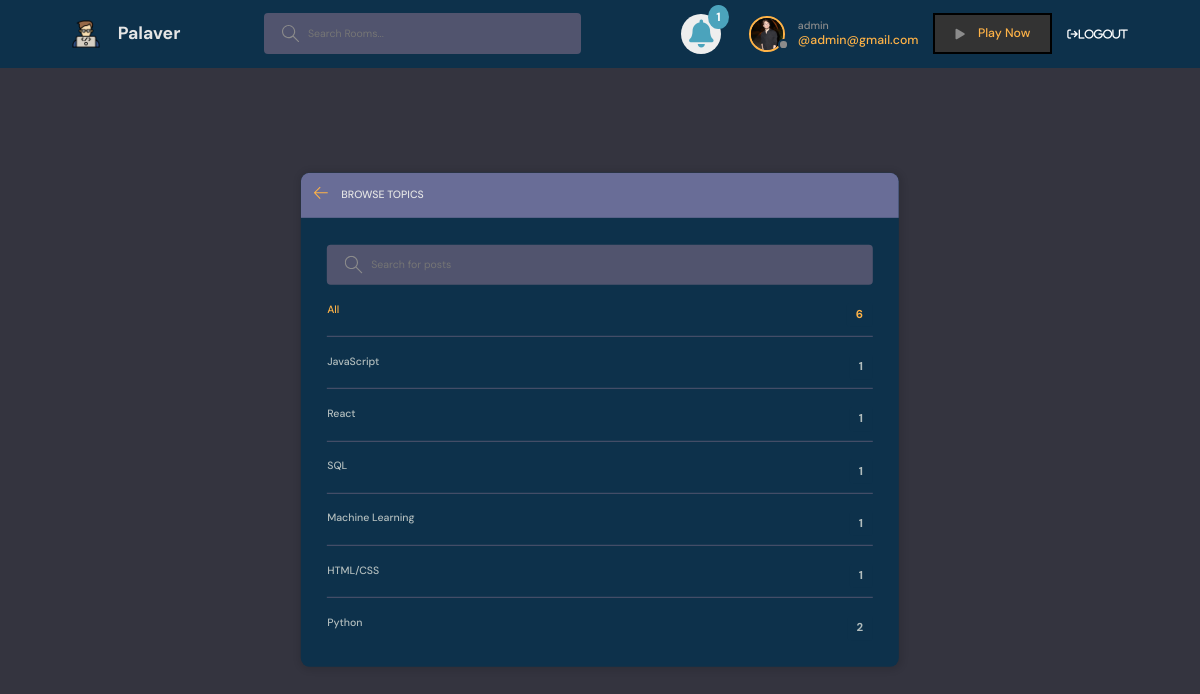
The app's page /topic/ (signed in) with its own data.
### base/models.py (models this page shows, shortened)
class User(AbstractUser):
    name = models.CharField(max_length=200, null=True)
    email = models.EmailField(unique= True, null=True)
    bio = models.TextField(null=True)
    avatar = models.ImageField(null=True, default='avatar.svg')
    followers = models.ManyToManyField('self', related_name='followingUsersModel', symmetrical=False, blank=True)
    USERNAME_FIELD = 'email'
    REQUIRED_FIELDS = []

class Topic(models.Model):
    name = models.CharField(max_length=200)

### base/views.py (the view)
# urls.py: path("topic/", views.topicsPage, name="topic"),
def topicsPage(request):
    t = request.GET.get('t') if request.GET.get('t') != None else ''
    topics = Topic.objects.filter(
        Q(name__icontains=t)
    )
    context = {'topics':topics}
    return render(request, 'base/topics.html', context)

### base/context_processors.py (called while the page is built)
def notification(request):
    if request.user.is_authenticated:
        user = request.user
        notifications = Notification.objects.filter(user=user).order_by('-created')
        return {'notifications':notifications}
    else:
        return {}

def get_user_last_access(request):
    if request.user.is_authenticated:
        user = request.user
        last_access = user.last_login.strftime("%H:%M:%S").split(":")[0]
        time_now = datetime.datetime.now().strftime("%H:%M:%S").split(":")[0]
        last_access_day = user.last_login.strftime("%d-%m-%Y")
        time_now_day = datetime.datetime.now().strftime("%d-%m-%Y")
        online_status = False
        if int(time_now) - int(int(last_access)+3) <= 1 and last_access_day == time_now_day:
            online_status = True
        return {'online_status':online_status}
    else:
        return {}

### base/templates/base/topics.html (shortened to what this page needs)
{% extends 'main.html' %}
{% block content %}
    <main class="create-room layout">
      <div class="container">
        <div class="layout__box">
          <div class="layout__boxHeader">
            <div class="layout__boxTitle">
              <a href="{% url 'home' %}">
                <svg version="1.1" xmlns="http://www.w3.org/2000/svg" width="32" height="32" viewBox="0 0 32 32">
                  <title>arrow-left</title>
                  <path
                    d="M13.723 2.286l-13.723 13.714 13.719 13.714 1.616-1.611-10.96-10.96h27.625v-2.286h-27.625l10.965-10.965-1.616-1.607z"
                  ></path>
                </svg>
              </a>
              <h3>Browse Topics</h3>
            </div>
          </div>
          <div class="topics-page layout__body">
            <form class="header__search" method="GET" action="{% url 'topic' %}">
              <label>
                <input name="t" placeholder="Search for posts" />
              </label>
            </form>
            <ul class="topics__list">
              <li>
                <a href="{% url 'topic' %}" class="active">All <span>{{ topics.count }}</span></a>
              </li>
              {% for topic in topics %}
                <li>
                  <a href="{% url 'home' %}?q={{topic.name}}">{{ topic.name }} <span> {{ topic.room_set.all.count }}</span></a>
                </li>
              {% endfor %}
            </ul>
          </div>
        </div>
      </div>
    </main>
{% endblock %}

### templates/navbar.html (shortened to what this page needs)
{% load static %}
<header class="header header--loggedIn">
    <div class="container">
      <a href="{% url 'home' %}" class="header__logo">
        <img src="{% static 'images/coding2.png' %}" />
        <h1>Palaver</h1>
      </a>
      <form class="header__search" method="GET" action="{% url 'home' %}">
        <label>
          <input type="text" name="q" placeholder="Search Rooms..." />
        </label>
      </form>
      <nav class="header__menu">
        {% if request.user.is_authenticated %}
            <div class="header__user">
              <div class="notification-icon" style="position:relative;">
                <button class="dropdown-button">
                  <span class="badge">{{ notifications.count }}</span>
                  <i class="fa fa-bell"></i>
                </button>
              </div>
                <a href="{% url 'user-profile' request.user.id %}">
                  {% if online_status %}
                  <div class="avatar avatar--medium active">
                  {% else %}
                  <div class="avatar avatar--medium">
                  {% endif %}
                    <img src="{{ request.user.avatar.url }}" />
                  </div>
                  <p>{{ request.user.username }} <span>@{{ request.user }}</span></p>
                </a>
              </div>
              <a href="{% url 'game' %}" class="header__bookmark">
                <i class="fa fa-play"></i> <span>Play Now</span>
              </a>
              <a href="{% url 'logout' %}" class="dropdown-button"><i class="fa fa-sign-out" aria-hidden="true">Logout</i></a>
        {% else %}
            <a href="{% url 'login' %}">
                <img src="{% static 'images/avatar.svg' %}" />
                <p>Login</p>
              </a>
        {% endif %}
      </nav>
    </div>
  </header>

### static/styles/style.css (style rules this page uses)
:root { --color-main: #ffb347; --color-main-light: #e1f6fb; --color-dark: #0d314b; --color-dark-medium: #51546e; --color-dark-light: #696d97; --color-light: #e5e5e5; --color-gray: #8b8b8b; --color-light-gray: #b2bdbd; --color-bg: #34343f; --color-success: #5dd693; --color-error: #fc4b0b; }
:root { --black: #171321; --dkblue: #0d314b; --plum: #4b0d49; --hotmag: #ff17e4; --magenta: #e310cb; --aqua: #86fbfb; --white: #f7f8fa; --font-size: 1.3rem; --mono: "Oxygen mono", monospace; --sans: Oxygen, sans-serif; }
* { font-family: "DM Sans", -apple-system, BlinkMacSystemFont, "Segoe UI", Roboto, Oxygen, Ubuntu, Cantarell, "Open Sans", "Helvetica Neue", sans-serif; margin: 0; padding: 0; box-sizing: border-box; text-rendering: optimizeLegibility; font-size: inherit; }
html { font-size: 50%; }
@media only screen and (min-width: 1200px) { html { font-size: 55%; } }
body { line-height: 1.4; font-weight: 400; font-size: 1.2rem; color: var(--color-light-gray); background-color: var(--color-bg); min-height: 100vh; }
img { width: 100%; }
a { display: inline-block; color: var(--color-main); text-decoration: none; }
.container { max-width: 120rem; width: 90%; margin: auto; }
.avatar { position: relative; display: inline-block; border-radius: 50%; border: 2px solid var(--color-main); }
.avatar img { display: block; border-radius: 50%; object-fit: cover; object-position: center; }
.avatar::after { content: ""; display: block; position: absolute; background-color: var(--color-gray); z-index: 111; border-radius: 50%; border: 0.3rem solid var(--color-dark); }
.avatar.avatar--medium img { width: 3.6rem; height: 3.6rem; border-radius: 50%; }
.avatar.avatar--medium:after { width: 0.7rem; height: 0.7rem; bottom: 0px; right: -6px; }
.header { padding: 1.5rem; background-color: var(--color-dark); }
.header > .container { display: flex; gap: 9.5rem; }
.header__logo, .header__user { display: flex; gap: 2rem; align-items: center; }
.header__logo > img { height: 3.2rem; width: 3.2rem; }
.header__logo > h1 { font-weight: 700; font-size: 2rem; color: var(--color-light); }
.header__search > label { background-color: var(--color-dark-medium); padding: 1.3rem 1rem; display: flex; align-items: center; gap: 1rem; border-radius: 4px; }
.header__search svg { fill: var(--color-gray); width: 2rem; height: 2rem; margin-left: 1rem; }
.header__search input { width: 30rem; background: transparent; border: none; outline: none; color: var(--color-light); }
.header__menu { margin-left: auto; position: relative; }
.header__menu a { display: flex; gap: 1.5rem; align-items: center; font-weight: 500; text-decoration: none; color: var(--color-gray); }
.header__menu img { height: 3.6rem; }
.header__menu p { line-height: 1.2; }
.header__menu span { color: var(--color-main); font-weight: 500; font-size: 1.4rem; display: block; }
.dropdown-button { background: transparent; border: 0; outline: 0; cursor: pointer; }
.layout { margin-top: 2.4rem; }
.layout > .container { display: flex; justify-content: space-between; align-items: flex-start; }
.layout__box { width: 90%; max-width: 48rem; min-height: 40rem; position: absolute; top: 50%; left: 50%; transform: translate(-50%, -46%); background-color: var(--color-dark); border-radius: 1rem; box-shadow: 1px 1px 6px 3px rgba(0, 0, 0, 0.1); overflow: hidden; }
.layout__boxHeader { display: flex; padding: 1.5rem; background-color: var(--color-dark-light); }
.layout__boxTitle { display: flex; gap: 1.5rem; align-items: center; }
.layout__boxTitle h3 { text-transform: uppercase; font-weight: 500; color: var(--color-light); }
.layout__boxTitle svg { width: 1.6rem; height: 1.6rem; fill: var(--color-main); }
.layout__body { margin: 3rem; }
.topics__list { list-style: none; }
.topics__list li a { display: flex; justify-content: space-between; margin-bottom: 3rem; font-weight: 500; color: var(--color-light-gray); transition: all 0.3s ease-in-out; }
.topics__list li a.active, .topics__list li a:hover { color: var(--color-main); }
.topics__list li a span { padding: 0.5rem 1rem; background-color: var(--color-dark); border-radius: 3px; font-size: 1.3rem; font-weight: 700; letter-spacing: 1px; }
.topics-page .topics__list li:not(:last-child) a { margin: 2rem 0; padding-bottom: 1rem; text-decoration: none; border-bottom: 1px solid var(--color-dark-medium); }
.topics-page .header__search { display: block; }
.create-room.layout .layout__box { max-width: 68rem; }

### records on screen
User: user.avatar (picture), user.username "admin", user "admin@gmail.com"
Topic: name "JavaScript", room_set.all.count "1"
Topic: name "React", room_set.all.count "1"
Topic: name "SQL", room_set.all.count "1"
Topic: name "Machine Learning", room_set.all.count "1"
Topic: name "HTML/CSS", room_set.all.count "1"
Topic: name "Python", room_set.all.count "2"

### other values on screen
{{ notifications.count }} "1"
{{ topics.count }} "6"
